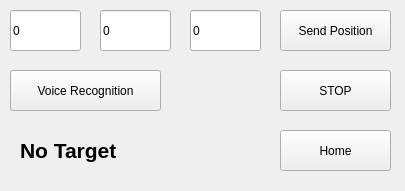
<?xml version="1.0" encoding="UTF-8"?>
<ui version="4.0">
 <class>MainWindow</class>
 <widget class="QMainWindow" name="MainWindow">
  <property name="geometry">
   <rect>
    <x>0</x>
    <y>0</y>
    <width>405</width>
    <height>191</height>
   </rect>
  </property>
  <property name="windowTitle">
   <string>AGV</string>
  </property>
  <widget class="QWidget" name="centralwidget">
   <widget class="QPushButton" name="btn_voice_rec">
    <property name="geometry">
     <rect>
      <x>10</x>
      <y>70</y>
      <width>151</width>
      <height>41</height>
     </rect>
    </property>
    <property name="text">
     <string>Voice Recognition</string>
    </property>
   </widget>
   <widget class="QPushButton" name="btn_send_pos">
    <property name="geometry">
     <rect>
      <x>280</x>
      <y>10</y>
      <width>111</width>
      <height>41</height>
     </rect>
    </property>
    <property name="text">
     <string>Send Position</string>
    </property>
   </widget>
   <widget class="QLineEdit" name="pos_x">
    <property name="geometry">
     <rect>
      <x>10</x>
      <y>10</y>
      <width>71</width>
      <height>41</height>
     </rect>
    </property>
    <property name="text">
     <string>0</string>
    </property>
   </widget>
   <widget class="QLineEdit" name="pos_y">
    <property name="geometry">
     <rect>
      <x>100</x>
      <y>10</y>
      <width>71</width>
      <height>41</height>
     </rect>
    </property>
    <property name="text">
     <string>0</string>
    </property>
   </widget>
   <widget class="QLineEdit" name="pos_h">
    <property name="geometry">
     <rect>
      <x>190</x>
      <y>10</y>
      <width>71</width>
      <height>41</height>
     </rect>
    </property>
    <property name="text">
     <string>0</string>
    </property>
   </widget>
   <widget class="QPushButton" name="btn_stop">
    <property name="geometry">
     <rect>
      <x>280</x>
      <y>70</y>
      <width>111</width>
      <height>41</height>
     </rect>
    </property>
    <property name="text">
     <string>STOP</string>
    </property>
   </widget>
   <widget class="QLabel" name="message">
    <property name="geometry">
     <rect>
      <x>20</x>
      <y>120</y>
      <width>251</width>
      <height>61</height>
     </rect>
    </property>
    <property name="font">
     <font>
      <pointsize>16</pointsize>
      <weight>75</weight>
      <bold>true</bold>
     </font>
    </property>
    <property name="text">
     <string>No Target</string>
    </property>
   </widget>
   <widget class="QPushButton" name="btn_home">
    <property name="geometry">
     <rect>
      <x>280</x>
      <y>130</y>
      <width>111</width>
      <height>41</height>
     </rect>
    </property>
    <property name="text">
     <string>Home</string>
    </property>
   </widget>
  </widget>
 </widget>
 <resources/>
 <connections/>
</ui>
